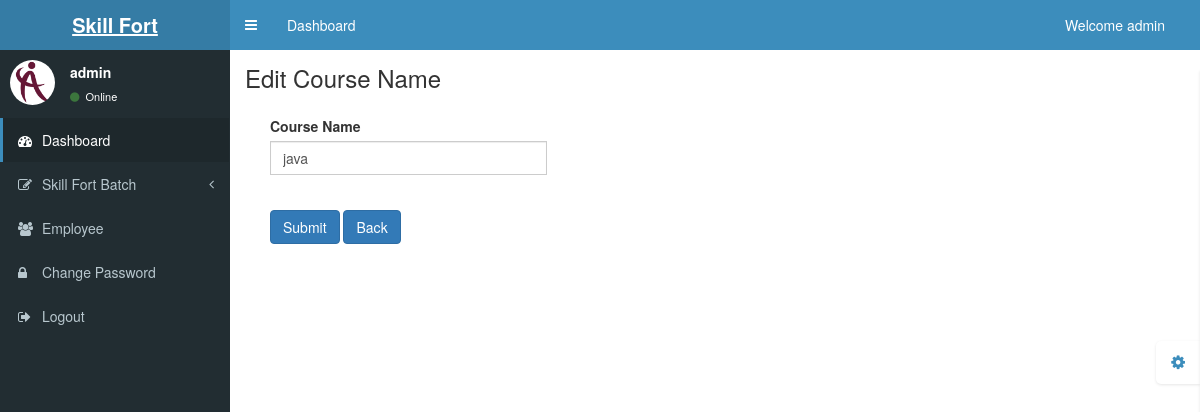
The app's page /edit_course.php (signed in), older data.
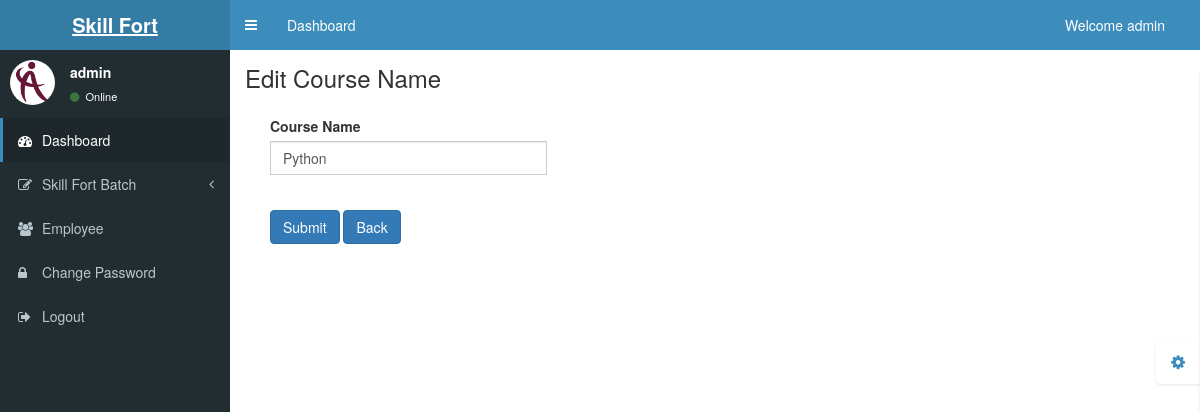
The same page, newer data.
### tables this page shows
CREATE TABLE `category` (
  `id` int(200) NOT NULL,
  `c_id` varchar(200) NOT NULL,
  `category` varchar(200) NOT NULL,
  `image` varchar(200) NOT NULL
);

### edit_course.php (the view, shortened to what this page needs)
<?php
require 'db.php';
?>
<?php include('header.php') ?>
<div class="content-wrapper">
  <section class="content-header">
    <h1>
      Edit Course Name
    </h1>
  </section>
  <section class="content">
    <div class="box-body">
      <form role="form" action="update_course.php" method="POST" enctype="multipart/form-data">
        <div class="col-md-4">
          <div class="form-group">
            <label for="ban">Course Name</label>
            <input class="form-control" type="text" name="category" value="<?php echo $category; ?>" />
          </div>
          <div class="col-md-4">
          </div>
          <br>
          <button type="submit" class="btn btn-primary">Submit</button>
          <a href="course.php"><button type="button" class="btn btn-primary">Back</button></a>
        </div>
    </div>
  </section>
</div>
<?php include('footer.php') ?>

Row changes from the older to the newer data that the page shows:
removed category: category "java"
now on this page (row unchanged): category: category "Python"
